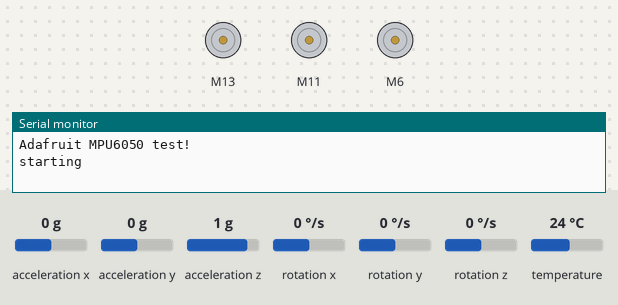
A sketch run on a simulated Arduino Uno, built with avr-gcc and run on an emulated ATmega328P. On the bench: 3 × DC motor (green arrow = forward, orange = backward, longer = faster), the last lines printed to the serial monitor. The test bench sets the inputs (shaded band); at power-on: acceleration x 0 g, rotation x 0 °/s, acceleration y 0 g, acceleration z 1 g, rotation y 0 °/s, rotation z 0 °/s, temperature 24 °C.

Above: at 13.8 s.
13.9 s: acceleration x set to -1.4 g
At 15.2 s:
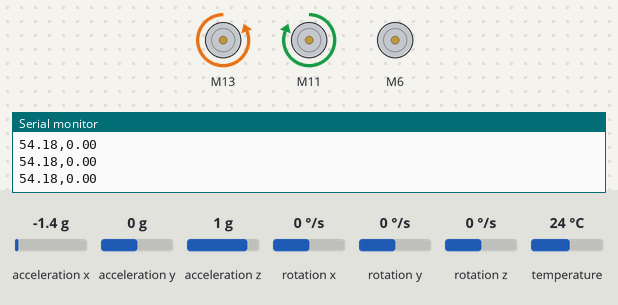
16.4 s: acceleration x set to 0 g
At 17.6 s:
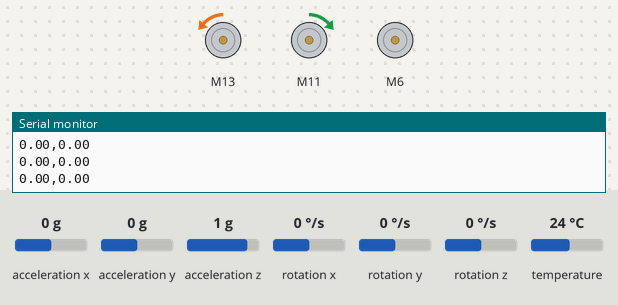
18.3 s: rotation x set to -100 °/s
At 19.1 s:
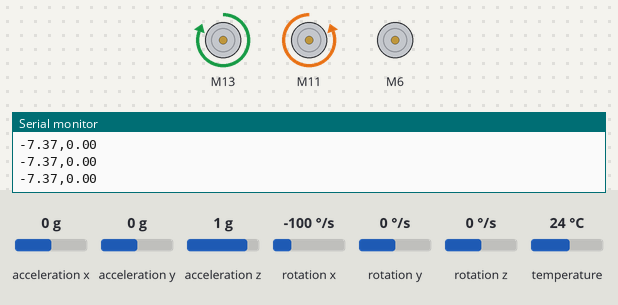
19.8 s: rotation x set to 4 °/s
At 21.0 s:
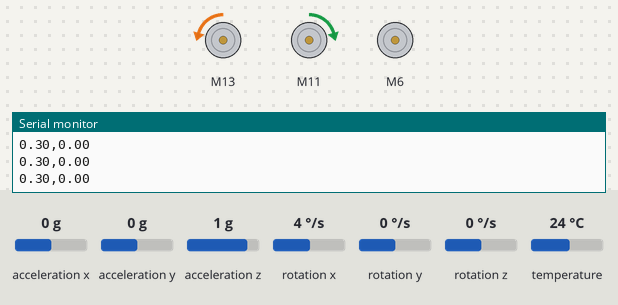
22.8 s: acceleration y set to -1.4 g
At 24.0 s:
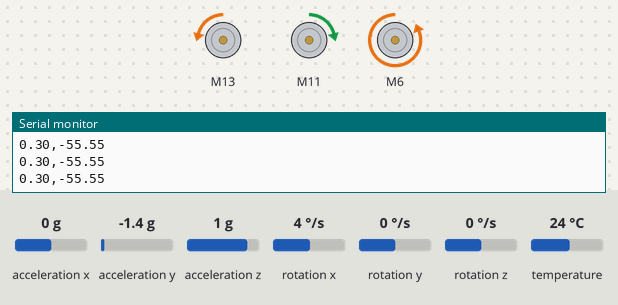
24.3 s: rotation x set to 100 °/s
At 25.0 s:
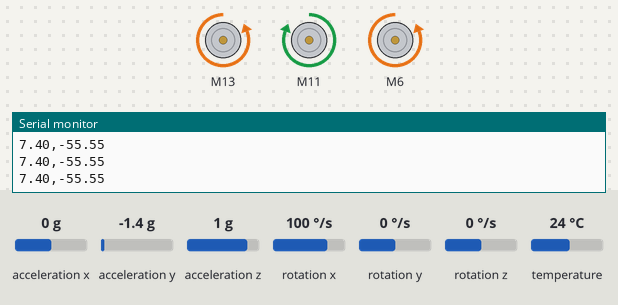
Timing chart, 0 to 26.8 s (numbered marks = the images above; inputs shaded):
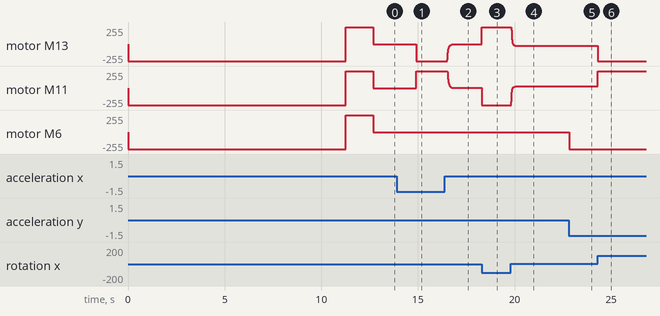

The sketch:

controls_function.ino
```cpp
//#include <pidcontroller.h>

// Basic demo for accelerometer readings from Adafruit MPU6050
#include "I2Cdev.h"
#include "MPU6050.h"
#include <Adafruit_MPU6050.h>
#include <Adafruit_Sensor.h>
#include <Wire.h>
#include <math.h>
#include "CytronMotorDriver.h"
#include <stdbool.h>


MPU6050 accelgyro(0x68); // <-- use for AD0 high
Adafruit_MPU6050 mpu;
sensors_event_t a, g, temp;
////////////////////////////////////////////////////////////////////////DEFINE//////////////////////////////////////////////////////////////////////////////////////////////


#define beta 33.56
#define phi (90 - beta)
#define rs 200
#define alpha 0.85
#define DEG_TO_RAD M_PI/180


////////////////////////////////////////////////////////////////////////STRUCTS//////////////////////////////////////////////////////////////////////////////////////////////
CytronMD aft(PWM_DIR, 13,12);
CytronMD forward(PWM_DIR, 11,10);
CytronMD lateral(PWM_DIR, 6,5);

int16_t ax, ay, az,gx, gy, gz;


// Enum to define controller types
typedef enum {
   P_Cont,     // Proportional control only
  PI_Cont,    // Proportional-Integral control
  PID_Cont    // Proportional-Integral-Derivative control
} Mode;


typedef struct {
    /* CONTROLLER GAINS */
    float kp; // Proportional gain
    float ki; // Integral gain
    float kd; // Derivative gain

    /* CONTROLLER OUTPUT LIMIT */
    float U_max; // Maximum output limit
    float U_min; // Minimum output limit

    /* CONTROLLER PARAMETERS */
    float dt;        // Sampling time
    float I;         // Integrator memory
    float state_old; // Old value of state
    float state_f;   // Filter output of actual data
    float fc;        // Gain for low pass filter
    bool enabled;     // Flag to indicate if the controller is enabled
} PIDController;

typedef struct data{
    float x;
    float y;
    float z;
    float bx;
    float by;
    float bz;
  }vec;

typedef struct actu{
    float lateral;
    float aft;
    float forward;

  }actuator;

typedef struct s{
  vec accel;
  vec gyro;
  float roll;
  float pitch;
  float roll_acc;
  float pitch_acc;
  float roll_bias=0;
  float pitch_bias=0;
}sensor;

float roll_req=00,pitch_req=0;

////////////////////////////////////////////////////////////////////////GLOBAL VARIABLES//////////////////////////////////////////////////////////////////////////////////////////////
float dt=0.01;
double MPUOffsets[6] = { -2752.0/16384, -4504.0/16384, 1615.0/16384, 91, 11, 6 };
sensor imu;
int c=0;
actuator current,required;
  float kd=01,kp=25,ki=0.3;
  PIDController ControlLateral = {kp,ki,kd,255,-255,dt,0,0,0,80,false};
  PIDController ControlAft = {kp,ki,kd,255,-255,dt,0,0,0,80,false};
  PIDController ControlForward = {kp,ki,kd,255,-255,dt,0,0,0,80,false};
////////////////////////////////////////////////////////////////////////FUNCTIONS//////////////////////////////////////////////////////////////////////////////////////////////

// First-order IIR (Infinite Impulse Response) filter
float LPF(float x, float fc, float dt, float yOld) {
    // Precompute the filter coefficient
    float alph = (dt * fc) / (1.0f + dt * fc);

    // Update the filtered output using the precomputed coefficient
    return alph * x + (1.0f - alph) * yOld;
}
/* Saturation function */
float sat(float value, float max, float min) {
    // Ensure that the value is within the specified range
    return (value >= max) ? max : (value <= min) ? min : value;
}

// Reset the PID controller to its initial state
void Controller_Reset(PIDController *pid) {
    pid->I = 0.0f;
    pid->state_old = 0.0f;
    pid->state_f = 0.0f;
}

// Enable the PID controller
void Controller_Enable(PIDController *pid) {
    pid->enabled = true;
}

// Disable the PID controller
void Controller_Disable(PIDController *pid) {
    pid->enabled = false;
}

// Update the PID controller output based on the current state and setpoint
float Controller_Update(PIDController *pid, float set, float state, Mode ControllerType) {

    if (pid->enabled) {

        float e = set - state;  // Calculate the error between the setpoint and the current state

        // Declare variables for proportional, integral, and derivative terms
        float P, D, U_out, U_sat;

        switch (ControllerType) {
            case P_Cont:
                // Proportional control only
                return sat(pid->kp * e, pid->U_max, pid->U_min);

            case PI_Cont:
                // Proportional-Integral control
                P = pid->kp * e;
                U_out = P + pid->ki * pid->I;
                U_sat = sat(U_out, pid->U_max, pid->U_min);

                // Anti-windup using clamping method: Integrate only if the controller does not saturate and both error and controller output having opposite sign
                if (U_out == U_sat || e * U_out <= 0) {
                    pid->I += e * pid->dt;
                }
                return U_sat;

            case PID_Cont:
                // Proportional-Integral-Derivative control
                P = pid->kp * e;

                // Low pass filter on state
                pid->state_f = LPF(state, pid->fc, pid->dt, pid->state_f);

                // Calculate the derivative term of the state instead of the error to overcome the problem of derivative kick
                D = pid->kd * ((pid->state_f - pid->state_old) / pid->dt);

                // Update state variables
                pid->state_old = pid->state_f;

                // Calculate the output of the controller
                // Note: Taking the derivative term negative because it's the derivative of the state, not the error term
                U_out = P + pid->ki * pid->I - D;

                // Saturate the controller output to stay within the specified bounds
                U_sat = sat(U_out, pid->U_max, pid->U_min);

                // Anti-windup using clamping method: Integrate only if the controller does not saturate and both error and controller output having opposite sign
                if (U_out == U_sat || e * U_out <= 0) {
                    pid->I += e * pid->dt;
                }
                return U_sat;

            default:
                return 0;  // Default to return the saturated output
        }
    }

    return 0;  // Return 0 if the controller is disabled
}


void gyro_calibration(){
  for(uint16_t i=0; i<500; i++){
    mpu.getEvent(&a, &g, &temp);
    imu.gyro.bx += g.gyro.x;
    imu.gyro.by += g.gyro.y;
    imu.gyro.bz += g.gyro.z;
    delay(10);
  }
  imu.gyro.bx = imu.gyro.bx/500;
  imu.gyro.by = imu.gyro.by/500;
  imu.gyro.bz = imu.gyro.bz/500;
  imu.pitch=0;
  imu.roll=0;
}


void actuator_movements_curr()
{
  current.aft=-1*rs*sinf(DEG_TO_RAD*(imu.roll));
  current.forward=rs*sinf(DEG_TO_RAD*(imu.roll));
  current.lateral=rs*sinf(DEG_TO_RAD*(imu.pitch));
}
void actuator_movements_req()
{
  required.aft=-1*rs*sinf(DEG_TO_RAD*roll_req);
  required.forward=rs*sinf(DEG_TO_RAD*roll_req);
  required.lateral=rs*sinf(DEG_TO_RAD*pitch_req);
}

// ... (existing code)

////////////////////////////////////////////////////////////////////////PID CONTROLLER//////////////////////////////////////////////////////////////////////////////////////////////


////////////////////////////////////////////////////////////////////////PID CONTROLLER//////////////////////////////////////////////////////////////////////////////////////////////

// ... (existing code)


////////////////////////////////////////////////////////////////////////MAIN//////////////////////////////////////////////////////////////////////////////////////////////

void setup(void) {
  // put your setup code here, to run once:
  int c=0;


  Controller_Enable(&ControlLateral);
  Controller_Enable(&ControlAft);
  Controller_Enable(&ControlForward);

  Serial.begin(115200);
  Serial.println("Adafruit MPU6050 test!");

  // Try to initialize!
  if (!mpu.begin()) {
    Serial.println("Failed to find MPU6050 chip");
    while (1) {
      delay(10);
    }
  }
  aft.setSpeed(-255);
  forward.setSpeed(-255);
  lateral.setSpeed(-255);
  delay(5000);

  mpu.setAccelerometerRange(MPU6050_RANGE_2_G);

  mpu.setGyroRange(MPU6050_RANGE_500_DEG);

  mpu.setFilterBandwidth(MPU6050_BAND_10_HZ);

  Serial.println("");
  gyro_calibration();
  double MPUOffsets[6] = { -2776.00, -4439.00  ,1605.00, 91, 11, 6 };
//-2681.00  -4437.00  1592.00
  accelgyro.setXAccelOffset(MPUOffsets[0]);
  accelgyro.setYAccelOffset(MPUOffsets[1]);
  accelgyro.setZAccelOffset(MPUOffsets[2]);
  float rollbias=0,pitchbias=0;
  //


  delay(100);
  Serial.println("starting");
  aft.setSpeed(255);
  forward.setSpeed(255);
  lateral.setSpeed(255);
  delay(1400);
  aft.setSpeed(0);
  forward.setSpeed(0);
  lateral.setSpeed(0);
}
#define SIN_FREQ 0.3 // Frequency of the sinusoidal motion in Hz
#define AMPLITUDE 10 // Amplitude of the sinusoidal motion in degrees

// Function to generate sinusoidal desired roll and pitch values
void generateSinusoidalDesiredValues(float &roll, float &pitch) {
  // Calculate the current time in seconds
  float t = millis() / 1000.0;

  // Calculate the desired roll and pitch values using sine function
  // Adjust the frequency and amplitude as needed
  roll = AMPLITUDE * sin(2 * PI * SIN_FREQ * t);
  pitch = AMPLITUDE * sin(2 * PI * SIN_FREQ * t + PI / 2); // 90 degrees phase shift for pitch
}
void loop() {
  // put your main code here, to run repeatedly:
  unsigned long startTime = micros();
  /////////////////////////////////roll pitch/////////////////////////////////////////////////////////////////

  mpu.getEvent(&a, &g, &temp);

  //standard
  accelgyro.getMotion6(&ax, &ay, &az, &gx, &gy, &gz);
  imu.accel.x = static_cast<double>(ax) / 16384.0*9.6;
  imu.accel.y = static_cast<double>(ay) / 16384.0*10.1;
  imu.accel.z = static_cast<double>(az) / 16384.0*9.7;

  /////////////////////// GYROOOOOOO/////////////////////////////////////
  imu.gyro.x=(g.gyro.x-imu.gyro.bx/200)* 180 / PI;
  imu.gyro.y=(g.gyro.y-imu.gyro.by/200)* 180 / PI;
  imu.gyro.z=(g.gyro.z-imu.gyro.bz/200)* 180 / PI;

  imu.pitch_acc =  (atan2((imu.accel.y),sqrt(pow((imu.accel.x), 2) + pow((imu.accel.z), 2))) * 180 / PI);
  imu.roll_acc =  (atan2(-1 * (imu.accel.x) ,sqrt(pow((imu.accel.y), 2) + pow((imu.accel.z), 2))) * 180 / PI);


  imu.roll= alpha*(imu.roll+imu.gyro.x*dt)+(1-alpha)*(imu.roll_acc);
  imu.pitch= alpha*(imu.pitch+imu.gyro.y*dt)+(1-alpha)*(imu.pitch_acc);
  if(c<200)
  {
    c++;
    imu.pitch_bias+=imu.pitch;
    imu.roll_bias+=imu.roll;
    imu.gyro.bx+=g.gyro.x;
    imu.gyro.by+=g.gyro.y;
    imu.gyro.bz+=g.gyro.z;
  }

  else
  {
//    Serial.print("ROLL: ACC:");
//    Serial.println(imu.roll_acc-imu.roll_bias/200);
//    Serial.print(", PITCH: ACC:");
//    Serial.println(imu.pitch_acc-imu.pitch_bias/200);
//    generateSinusoidalDesiredValues(pitch_req,roll_req);
    imu.roll_acc=imu.roll_acc-imu.roll_bias/200;
    imu.pitch_acc=imu.pitch_acc-imu.pitch_bias/200;
    actuator_movements_curr();
    actuator_movements_req();

  aft.setSpeed(-1*Controller_Update(&ControlAft,required.aft,current.aft,PID_Cont));
  forward.setSpeed(-1*Controller_Update(&ControlForward,required.forward,current.forward,PID_Cont));
  lateral.setSpeed(-1*Controller_Update(&ControlLateral,required.lateral,current.lateral,PID_Cont));


  Serial.print(imu.roll);
//   Serial.print("   , pitch : ");
  Serial.print(",");

  Serial.println(imu.pitch);
  }


//  actuator_movements_required();
  delay(4);

  unsigned long endTime = micros();
  float elapsedTime = float(endTime - startTime);
  dt= (elapsedTime)/1000000.0f;
//  Serial.println(dt,6);
}
```

Measured:
- after the input at 13.9 s, motor M13: stopped → backward 255/255 after 1.0 s; motor M11: stopped → forward 255/255 after 1.0 s
- after the input at 16.4 s, motor M13: moves from backward 255/255 to backward 1/255 over 0.39 s, starting after 0.11 s; motor M11: moves from forward 255/255 to forward 1/255 over 0.39 s, starting after 0.11 s
- after the input at 18.3 s, motor M13: backward 1/255 → forward 255/255 at once; motor M11: forward 1/255 → backward 255/255 at once
- after the input at 19.8 s, motor M13: moves from forward 255/255 to backward 27/255 over 2.6 s, starting at once; motor M11: moves from backward 255/255 to forward 27/255 over 2.6 s, starting at once
- after the input at 22.8 s, motor M6: stopped → backward 255/255 at once
- after the input at 24.3 s, motor M13: backward 27/255 → backward 255/255 at once; motor M11: forward 27/255 → forward 255/255 at once
